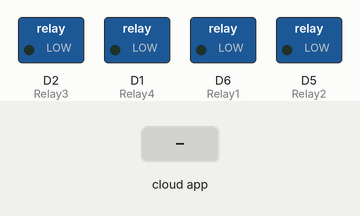
Bench run of a sketch on a simulated ESP8266 (NodeMCU). Parts: switched loads named in the sketch (green lamp = pin HIGH). The inputs (shaded band) are chosen by the test bench. WiFi joins after 1.5 s; servers stay silent unless stated; no MQTT or app messages arrive unless stated; what the sketch prints to the serial monitor is not drawn.

Above: at 2.7 s.
2.8 s: the phone or cloud app sets Relay1 to 1
At 4.0 s:
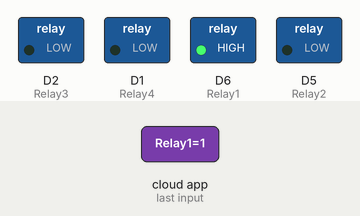
4.3 s: the phone or cloud app sets Relay3 to 1
At 5.5 s:
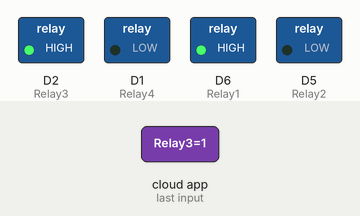
5.8 s: the phone or cloud app sets Relay2 to 1
At 6.4 s:
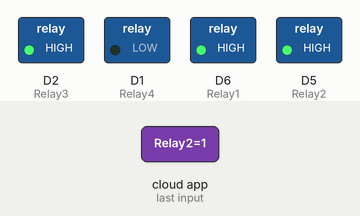
7.3 s: the phone or cloud app sets Relay4 to 1
At 7.9 s:
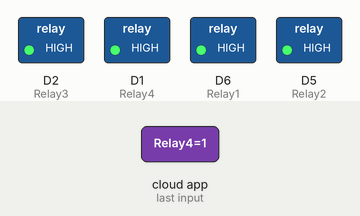
8.8 s: the phone or cloud app sets Relay1 to 0
At 9.8 s:
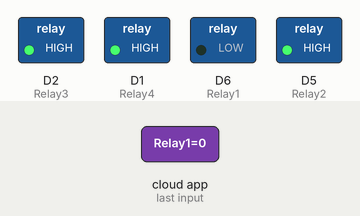
10.3 s: the phone or cloud app sets Relay3 to 0
At 11.3 s:
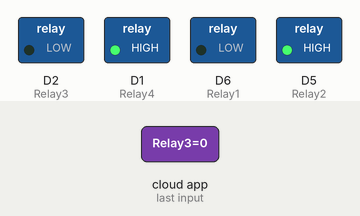
Timing chart, 0 to 12.8 s (numbered marks = the images above; inputs shaded):
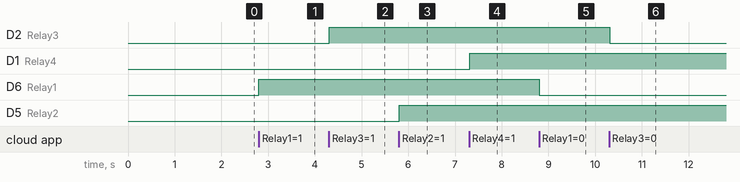

Measured:
- after the input at 2.8 s, D6 (Relay1): LOW → HIGH at once
- after the input at 4.3 s, D2 (Relay3): LOW → HIGH at once
- after the input at 5.8 s, D5 (Relay2): LOW → HIGH at once
- after the input at 7.3 s, D1 (Relay4): LOW → HIGH at once
- after the input at 8.8 s, D6 (Relay1): HIGH → LOW at once
- after the input at 10.3 s, D2 (Relay3): HIGH → LOW at once

The sketch:

GoogleAssitance_Automation_ver3.ino
```cpp
#include <ESP8266WiFi.h>
#include "Adafruit_MQTT.h"
#include "Adafruit_MQTT_Client.h"
#include "DHT.h"

#define Relay1            D6
#define Relay2            D5
#define Relay3            D2
#define Relay4            D1
//DHT11 for reading temperature and humidity value
#define DHTPIN            D7

/************ Necessary declaration for DHT11 ******************/
#define DHTTYPE           DHT11     // DHT 11

DHT dht(DHTPIN, DHTTYPE);
uint32_t delayMS;

#define WLAN_SSID       "yurekablack"             // Your SSID
#define WLAN_PASS       "ashu270196"        // Your password

/************************* Adafruit.io Setup *********************************/

#define AIO_SERVER      "io.adafruit.com"
#define AIO_SERVERPORT  1883                   // use 8883 for SSL
#define AIO_USERNAME    "homeautomation14441"            // Replace it with your username
#define AIO_KEY         "8d1c81df9c4945cfb34c5bfe397b9a3c"   // Replace with your Project Auth Key

/************ Global State (you don't need to change this!) ******************/

// Create an ESP8266 WiFiClient class to connect to the MQTT server.
WiFiClient client;
// or... use WiFiFlientSecure for SSL
//WiFiClientSecure client;

// Setup the MQTT client class by passing in the WiFi client and MQTT server and login details.
Adafruit_MQTT_Client mqtt(&client, AIO_SERVER, AIO_SERVERPORT, AIO_USERNAME, AIO_KEY);

/****************************** Feeds ***************************************/


// Setup a feed called 'onoff' for subscribing to changes.
Adafruit_MQTT_Subscribe Light1 = Adafruit_MQTT_Subscribe(&mqtt, AIO_USERNAME"/feeds/Relay1"); // FeedName
Adafruit_MQTT_Subscribe Light2 = Adafruit_MQTT_Subscribe(&mqtt, AIO_USERNAME "/feeds/Relay2");
Adafruit_MQTT_Subscribe Light3 = Adafruit_MQTT_Subscribe(&mqtt, AIO_USERNAME "/feeds/Relay3");
Adafruit_MQTT_Subscribe Light4 = Adafruit_MQTT_Subscribe(&mqtt, AIO_USERNAME "/feeds/Relay4");

Adafruit_MQTT_Publish Humidity = Adafruit_MQTT_Publish(&mqtt, AIO_USERNAME "/feeds/humidity");
Adafruit_MQTT_Publish Temperature = Adafruit_MQTT_Publish(&mqtt, AIO_USERNAME "/feeds/temperature");

void MQTT_connect();

void setup() {
  Serial.begin(9600);

  pinMode(Relay1, OUTPUT);
  pinMode(Relay2, OUTPUT);
  pinMode(Relay3, OUTPUT);
  pinMode(Relay4, OUTPUT);

  // Connect to WiFi access point.
  Serial.println(); Serial.println();
  Serial.print("Connecting to ");
  Serial.println(WLAN_SSID);

  WiFi.begin(WLAN_SSID, WLAN_PASS);
  while (WiFi.status() != WL_CONNECTED) {
    delay(500);
    Serial.print(".");
  }
  Serial.println();

  Serial.println("WiFi connected");
  Serial.println("IP address: ");
  Serial.println(WiFi.localIP());

  //Setting up DHT sensor
  dht.begin();


  // Setup MQTT subscription for onoff feed.
  mqtt.subscribe(&Light1);
  mqtt.subscribe(&Light3);
  mqtt.subscribe(&Light2);
  mqtt.subscribe(&Light4);
}

uint32_t x = 0;
void loop() {

  MQTT_connect();


  Adafruit_MQTT_Subscribe *subscription;
  while ((subscription = mqtt.readSubscription(20000))) {
    if (subscription == &Light1) {
      Serial.print(F("Got: "));
      Serial.println((char *)Light1.lastread);
      int Light1_State = atoi((char *)Light1.lastread);
      digitalWrite(Relay1, Light1_State);

    }
    if (subscription == &Light2) {
      Serial.print(F("Got: "));
      Serial.println((char *)Light2.lastread);
      int Light2_State = atoi((char *)Light2.lastread);
      digitalWrite(Relay2, Light2_State);
    }
    if (subscription == &Light3) {
      Serial.print(F("Got: "));
      Serial.println((char *)Light3.lastread);
      int Light3_State = atoi((char *)Light3.lastread);
      digitalWrite(Relay3, Light3_State);
    }
    if (subscription == &Light4) {
      Serial.print(F("Got: "));
      Serial.println((char *)Light4.lastread);
      int Light4_State = atoi((char *)Light4.lastread);
      digitalWrite(Relay4, Light4_State);

    }
  }

  // Reading temperature or humidity takes about 250 milliseconds!
  // Sensor readings may also be up to 2 seconds 'old' (its a very slow sensor)
  float h = dht.readHumidity();
  // Read temperature as Celsius (the default)
  float t = dht.readTemperature();
  // Read temperature as Fahrenheit (isFahrenheit = true)
  float f = dht.readTemperature(true);

  // Check if any reads failed and exit early (to try again).
  if (isnan(h) || isnan(t) || isnan(f)) {
    Serial.println("Failed to read from DHT sensor!");
    return;
  }
  if (! Humidity.publish(h)) {
    Serial.println(F("Failed"));
  } else {
    Serial.println(F("OK!"));
  }
  if (! Temperature.publish(t)) {
    Serial.println(F("Failed"));
  } else {
    Serial.println(F("OK!"));
  }


}

void MQTT_connect() {
  int8_t ret;

  // Stop if already connected.
  if (mqtt.connected()) {
    return;
  }

  Serial.print("Connecting to MQTT... ");

  uint8_t retries = 3;

  while ((ret = mqtt.connect()) != 0) { // connect will return 0 for connected
    Serial.println(mqtt.connectErrorString(ret));
    Serial.println("Retrying MQTT connection in 5 seconds...");
    mqtt.disconnect();
    delay(5000);  // wait 5 seconds
    retries--;
    if (retries == 0) {
      // basically die and wait for WDT to reset me
      while (1);
    }
  }
  Serial.println("MQTT Connected!");

}
```
